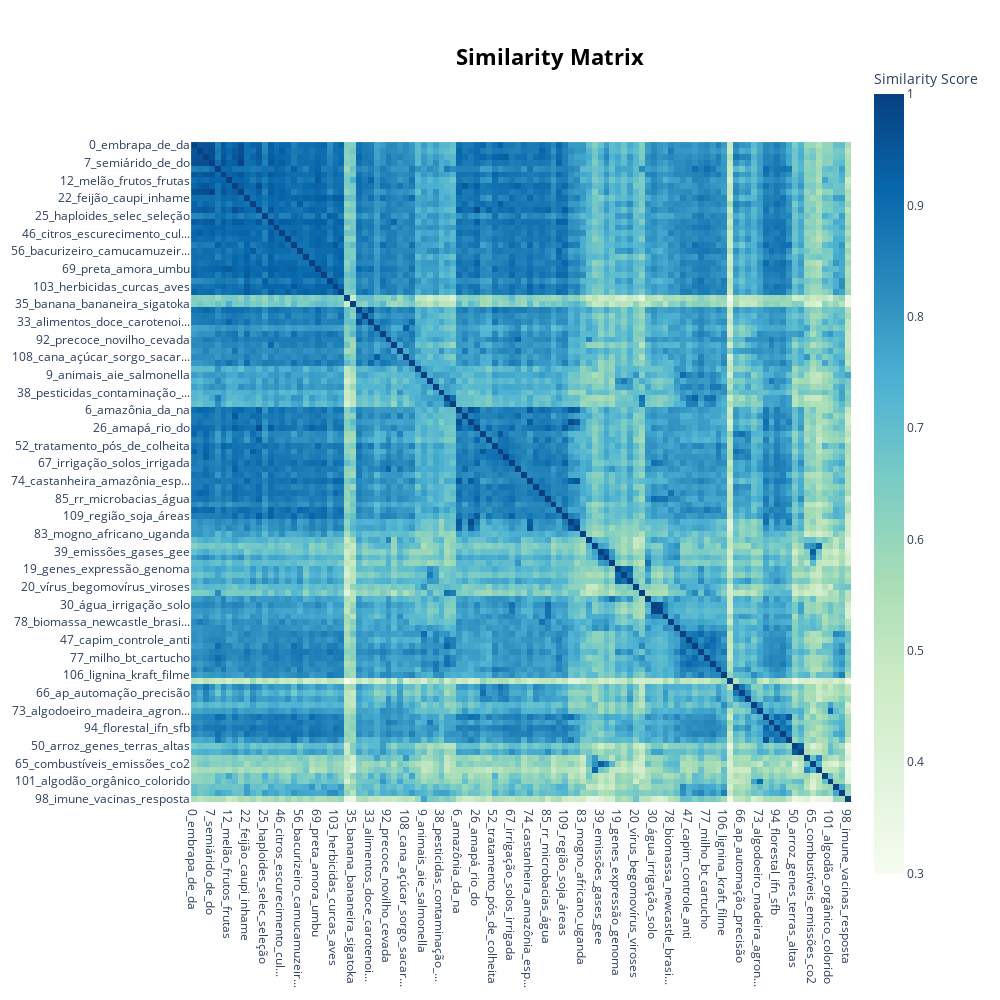

The code cell stored with this chart in its notebook:
### Markdown cell above
Montando uma matriz de similaridade entre os tópicos através da similaridade por cosseno baseada tanto nos c-TF-IDF scores quanto nas embeddings geradas:

### Code cell
topic_model.visualize_heatmap(n_clusters=20, width=1000, height=1000)

### Figure 1 — Plotly figure (JSON) as saved in the notebook; plotly's stock layout.template omitted (floating-point values rounded to 4 significant figures; data arrays with more than 128 entries replaced by an {"elided": "..."} marker saying what was removed)
{"data": [{"coloraxis": "coloraxis", "hovertemplate": "x: %{x}<br>y: %{y}<br>Similarity Score: %{z}<extra></extra>", "name": "0", "type": "heatmap", "x": ["0_embrapa_de_da", "1_de_produção_em", "3_de_para_sistemas", "7_semiárido_de_do", "8_espécies_espécie_abelhas", "10_de_plantas_da", "12_melão_frutos_frutas", "15_agricultores_do_da", "16_de_da_para", "22_feijão_caupi_inhame", "23_brotadas_de_ativos", "24_região_da_do", "25_haploides_selec_seleção", "36_francisco_uvas_videira", "41_bags_ogm_vegetal", "46_citros_escurecimento_cul...", "54_torta_de_mamona_destoxif...", "55_sul_frutas_campos", "56_bacurizeiro_camucamuzeir...", "57_dendezeiro_óleo_girassol", "59_nativas_tambaqui_pastagens", "69_preta_amora_umbu", "88_mangabeira_safrinha_camina", "91_capsicum_cultivares_past...", "103_herbicidas_curcas_aves", "111_kurumi_brs_pasto", "2_café_cafeicultura_cafés", "35_banana_bananeira_sigatoka", "4_alimentos_consumo_produtos", "17_leite_leiteira_produção_...", "33_alimentos_doce_carotenoi...", "37_cana_açúcar_cultura", "61_trigo_milho_soja", "92_precoce_novilho_cevada", "95_vinhos_francisco_vale", "100_ouro_mercúrio_orgânicos", "108_cana_açúcar_sorgo_sacar...", "110_queijo_acessos_fósforo", "5_microrganismos_bactérias_...", "9_animais_aie_salmonella", "28_embriões_animais_reprodu...", "31_nematoides_rkn_nematoide", "38_pesticidas_contaminação_...", "58_praga_parasitoide_insetos", "96_insetos_ácaros_predadore...", "6_amazônia_da_na", "13_agricultores_familiares_...", "14_amazônia_florestal_projeto", "26_amapá_rio_do", "34_tecnologias_comunicação_...", "51_dados_estado_solos", "52_tratamento_pós_de_colheita", "53_tt_gestão_ações", "60_sistemas_solo_manejos", "67_irrigação_solos_irrigada", "70_inverno_cereais_snpc", "71_rebanhos_mercado_posicio...", "74_castanheira_amazônia_esp...", "79_inspeção_mapa_sats", "81_icv_agronegócio_brasileiro", "85_rr_microbacias_água", "87_macacu_apps_sistemas_agr...", "99_babaçu_rotacionado_exper...", "109_região_soja_áreas", "11_amazônia_florestas_flore...", "48_amazônia_amazonas_cupuaç...", "83_mogno_africano_uganda", "18_nitrogênio_resíduos_fert...", "27_biomassa_energia_pirólise", "39_emissões_gases_gee", "86_gee_emissões_abc", "104_climáticas_mudanças_clima", "19_genes_expressão_genoma", "49_embriões_genômica_rhfsh", "62_genes_snps_genômica", "20_vírus_begomovírus_viroses", "29_insetos_formigas_minhocas", "21_climáticas_mudanças_seca", "30_água_irrigação_solo", "32_água_irrigação_encharcam...", "76_aquicultura_bpm_ecodesign", "78_biomassa_newcastle_brasi...", "93_bioma_cerrado_carbono", "40_doença_controle_oxysporum", "47_capim_controle_anti", "63_mosca_frutas_moscas", "75_soja_óleo_essencial_ferr...", "77_milho_bt_cartucho", "89_pratylenchus_oryzae_quar...", "90_extratos_incognita_contr...", "106_lignina_kraft_filme", "42_nanotecnologia_nanotecno...", "43_gestão_pc_pc1", "66_ap_automação_precisão", "72_solos_sensores_sibcs", "44_filmes_materiais_embalag...", "73_algodoeiro_madeira_agron...", "45_conservação_butiazais_pfnm", "84_búfalos_embriões_zinco", "94_florestal_ifn_sfb", "102_peixes_aquicultura_pisc...", "107_clareiras_espécies_expl...", "50_arroz_genes_terras_altas", "105_arroz_arroz_irrigado_fbn", "64_etanol_enzimas_fermentação", "65_combustíveis_emissões_co2", "80_biodiesel_etanol_glicerol", "68_tomate_tomateiro_agrotóx...", "101_algodão_orgânico_colorido", "82_tambaqui_buttnerae_acant...", "97_resveratrol_isoflavonas_...", "98_imune_vacinas_resposta"], "xaxis": "x", "y": ["0_embrapa_de_da", "1_de_produção_em", "3_de_para_sistemas", "7_semiárido_de_do", "8_espécies_espécie_abelhas", "10_de_plantas_da", "12_melão_frutos_frutas", "15_agricultores_do_da", "16_de_da_para", "22_feijão_caupi_inhame", "23_brotadas_de_ativos", "24_região_da_do", "25_haploides_selec_seleção", "36_francisco_uvas_videira", "41_bags_ogm_vegetal", "46_citros_escurecimento_cul...", "54_torta_de_mamona_destoxif...", "55_sul_frutas_campos", "56_bacurizeiro_camucamuzeir...", "57_dendezeiro_óleo_girassol", "59_nativas_tambaqui_pastagens", "69_preta_amora_umbu", "88_mangabeira_safrinha_camina", "91_capsicum_cultivares_past...", "103_herbicidas_curcas_aves", "111_kurumi_brs_pasto", "2_café_cafeicultura_cafés", "35_banana_bananeira_sigatoka", "4_alimentos_consumo_produtos", "17_leite_leiteira_produção_...", "33_alimentos_doce_carotenoi...", "37_cana_açúcar_cultura", "61_trigo_milho_soja", "92_precoce_novilho_cevada", "95_vinhos_francisco_vale", "100_ouro_mercúrio_orgânicos", "108_cana_açúcar_sorgo_sacar...", "110_queijo_acessos_fósforo", "5_microrganismos_bactérias_...", "9_animais_aie_salmonella", "28_embriões_animais_reprodu...", "31_nematoides_rkn_nematoide", "38_pesticidas_contaminação_...", "58_praga_parasitoide_insetos", "96_insetos_ácaros_predadore...", "6_amazônia_da_na", "13_agricultores_familiares_...", "14_amazônia_florestal_projeto", "26_amapá_rio_do", "34_tecnologias_comunicação_...", "51_dados_estado_solos", "52_tratamento_pós_de_colheita", "53_tt_gestão_ações", "60_sistemas_solo_manejos", "67_irrigação_solos_irrigada", "70_inverno_cereais_snpc", "71_rebanhos_mercado_posicio...", "74_castanheira_amazônia_esp...", "79_inspeção_mapa_sats", "81_icv_agronegócio_brasileiro", "85_rr_microbacias_água", "87_macacu_apps_sistemas_agr...", "99_babaçu_rotacionado_exper...", "109_região_soja_áreas", "11_amazônia_florestas_flore...", "48_amazônia_amazonas_cupuaç...", "83_mogno_africano_uganda", "18_nitrogênio_resíduos_fert...", "27_biomassa_energia_pirólise", "39_emissões_gases_gee", "86_gee_emissões_abc", "104_climáticas_mudanças_clima", "19_genes_expressão_genoma", "49_embriões_genômica_rhfsh", "62_genes_snps_genômica", "20_vírus_begomovírus_viroses", "29_insetos_formigas_minhocas", "21_climáticas_mudanças_seca", "30_água_irrigação_solo", "32_água_irrigação_encharcam...", "76_aquicultura_bpm_ecodesign", "78_biomassa_newcastle_brasi...", "93_bioma_cerrado_carbono", "40_doença_controle_oxysporum", "47_capim_controle_anti", "63_mosca_frutas_moscas", "75_soja_óleo_essencial_ferr...", "77_milho_bt_cartucho", "89_pratylenchus_oryzae_quar...", "90_extratos_incognita_contr...", "106_lignina_kraft_filme", "42_nanotecnologia_nanotecno...", "43_gestão_pc_pc1", "66_ap_automação_precisão", "72_solos_sensores_sibcs", "44_filmes_materiais_embalag...", "73_algodoeiro_madeira_agron...", "45_conservação_butiazais_pfnm", "84_búfalos_embriões_zinco", "94_florestal_ifn_sfb", "102_peixes_aquicultura_pisc...", "107_clareiras_espécies_expl...", "50_arroz_genes_terras_altas", "105_arroz_arroz_irrigado_fbn", "64_etanol_enzimas_fermentação", "65_combustíveis_emissões_co2", "80_biodiesel_etanol_glicerol", "68_tomate_tomateiro_agrotóx...", "101_algodão_orgânico_colorido", "82_tambaqui_buttnerae_acant...", "97_resveratrol_isoflavonas_...", "98_imune_vacinas_resposta"], "yaxis": "y", "z": {"elided": "112x112 float values"}}], "layout": {"coloraxis": {"colorbar": {"title": {"text": "Similarity Score"}}, "colorscale": [[0, "rgb(247,252,240)"], [0.125, "rgb(224,243,219)"], [0.25, "rgb(204,235,197)"], [0.375, "rgb(168,221,181)"], [0.5, "rgb(123,204,196)"], [0.625, "rgb(78,179,211)"], [0.75, "rgb(43,140,190)"], [0.875, "rgb(8,104,172)"], [1, "rgb(8,64,129)"]]}, "height": 1000, "hoverlabel": {"bgcolor": "white", "font": {"family": "Rockwell", "size": 16}}, "legend": {"title": {"text": "Trend"}}, "margin": {"t": 60}, "showlegend": true, "title": {"font": {"color": "Black", "size": 22}, "text": "<b>Similarity Matrix</b>", "x": 0.55, "xanchor": "center", "y": 0.95, "yanchor": "top"}, "width": 1000, "xaxis": {"anchor": "y", "constrain": "domain", "domain": [0, 1], "scaleanchor": "y"}, "yaxis": {"anchor": "x", "autorange": "reversed", "constrain": "domain", "domain": [0, 1]}}}
